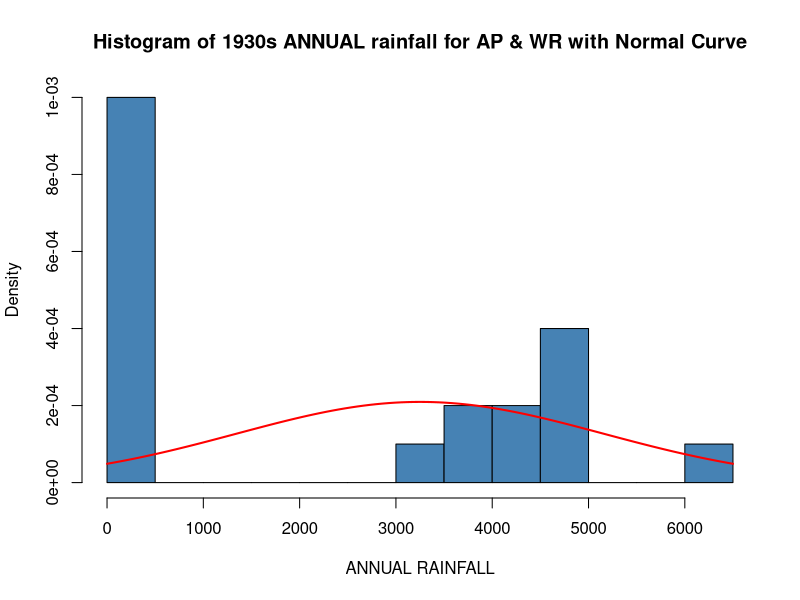
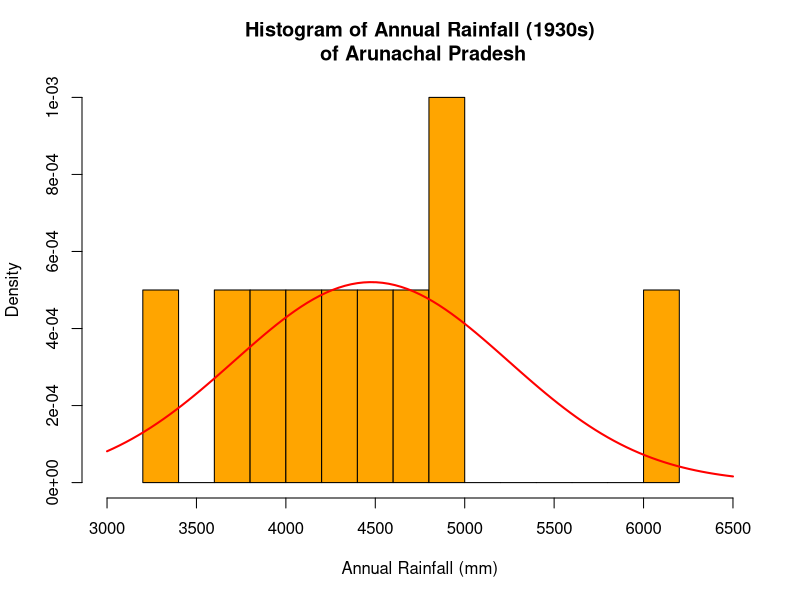

The R script that drew these images, in order:
#Install and load library readr & tidyverse
library(readr)
library(tidyverse)

# Import the Dataset
rainfall_india <- read_csv("rainfall_india.csv")
View(rainfall_india)

print(colnames(rainfall_india))

# printing first 5 rows
print(head(rainfall_india, 5))

#Creating Decades using the years
rainfall_india$Decade <- (rainfall_india$YEAR %/% 10) * 10

#Removes NA values from dataset
rainfall_india <- na.omit(rainfall_india)

#Rename column from SUBDIVISION to REGION
colnames (rainfall_india)[1] <- "REGION"

#Calculate mean annual rainfall per region per decade
mean_annual_rainfall_per_region_per_decade <- rainfall_india %>% group_by(REGION, Decade) %>% summarize( MeanAnnualRainfall = mean(ANNUAL, na.rm = TRUE), .groups = "drop" )

#Sort table in descending order of mean annual rainfall
sorted_meanAnnualRainfall_table <- mean_annual_rainfall_per_region_per_decade %>%
  arrange(desc(MeanAnnualRainfall))

#View sorted table (to see decades in descending order of mean annual rainfall)
View(sorted_meanAnnualRainfall_table)

#Create a 1930s table (decade with the second highest mean annual rainfall)
decade_1930_table <- mean_annual_rainfall_per_region_per_decade %>%  filter(Decade == 1930)

view(decade_1930_table) 

#Obtain the max and min annual rainfall regions for the 1910 decade
#decade_1910_table$REGION[which.max(decade_1910_table$MeanAnnualRainfall)]

#decade_1910_table$REGION[which.min(decade_1910_table$MeanAnnualRainfall)]

#Filter rainfall dataset to return data for the 2 regions (Arunachal Pradesh & West Rajasthan) in 1930s
two_regions <- rainfall_india %>%
  filter(REGION %in% c("ARUNACHAL PRADESH", "WEST RAJASTHAN"), YEAR >= 1930,
         YEAR <= 1939)

#Extract the annual values for each group (For statistical testing)
arunachal_pradesh <- two_regions %>% 
  filter(REGION == "ARUNACHAL PRADESH") %>% 
  pull(ANNUAL)

west_rajasthan <- two_regions %>% 
  filter(REGION == "WEST RAJASTHAN") %>% 
  pull(ANNUAL)

#Perform basic statistical analysis for both regions
summary(arunachal_pradesh)
summary(west_rajasthan)

#Plot histogram of both regions (to determine type of test)
x <- two_regions$ANNUAL
hist(x,
     breaks = 10,
     xlab = "ANNUAL RAINFALL",
     ylab = "Density",
     main = "Histogram of 1930s ANNUAL rainfall for AP & WR with Normal Curve",
     col = "steelblue",
     freq = FALSE) 

#Add normal curve overlay to histogram
curve(dnorm(x, mean = mean(x, na.rm = TRUE), sd = sd(x, na.rm = TRUE)),
      add = TRUE,
      col = "red",
      lwd = 2)
# Histogram for Arunachal Pradesh only (1930s)
ap <- arunachal_pradesh   # just to make the code shorter

hist(ap,
     breaks = 10,
     main = "Histogram of Annual Rainfall (1930s)\n of Arunachal Pradesh",
     xlab = "Annual Rainfall (mm)",
     ylab = "Density",
     col = "orange",
     freq = FALSE,
     xlim = c(3000, 6500)
     )

# Add a normal distribution curve for AP only
curve(dnorm(x, mean = mean(ap, na.rm = TRUE), sd = sd(ap, na.rm = TRUE)),
      add = TRUE,
      col = "red",
      lwd = 2)


#Run independent t-test
t.test(arunachal_pradesh, west_rajasthan, paired = FALSE)





